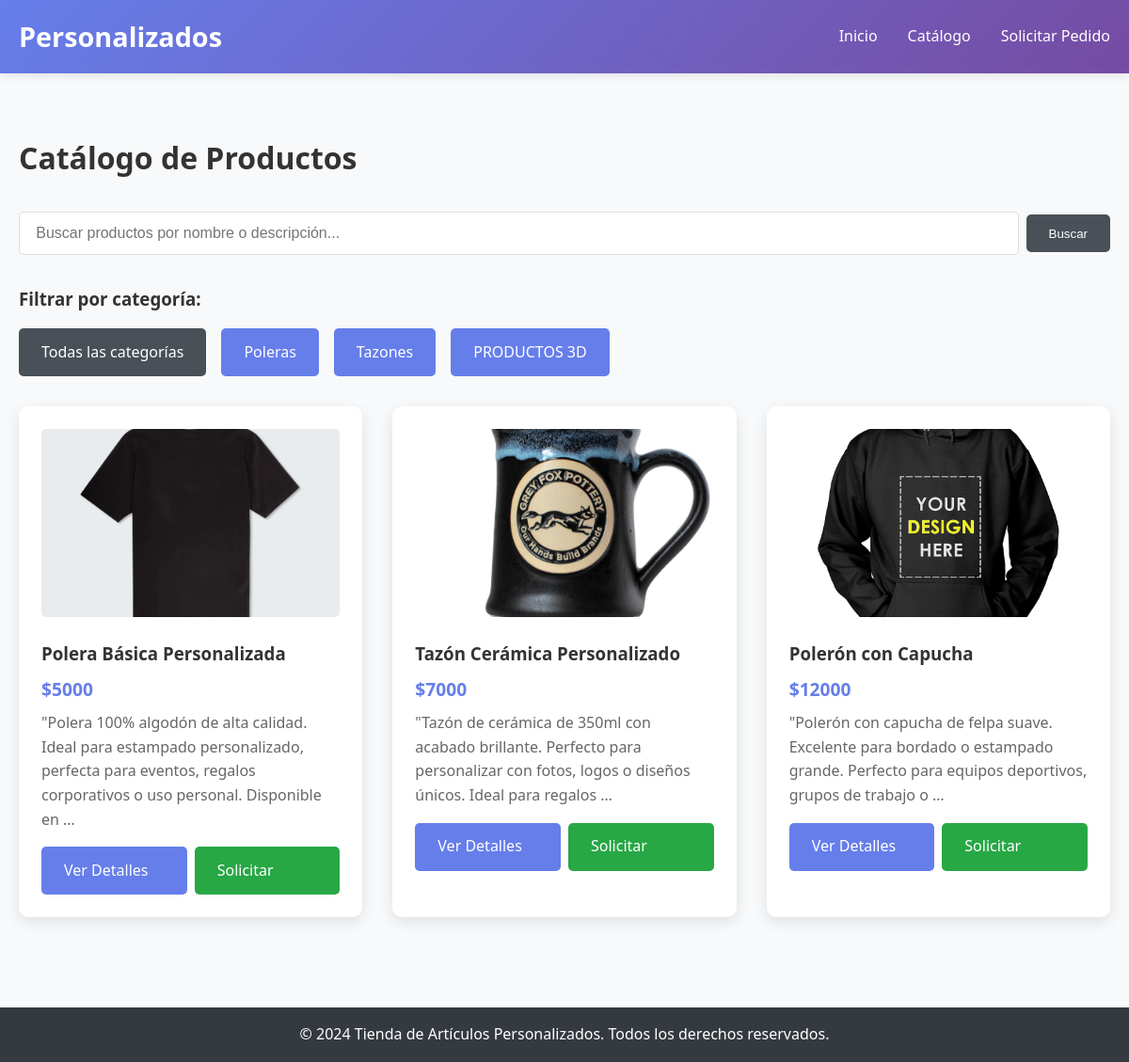
Screenshot of /catalogo/ with the database file from the repository.
### tienda/models.py (models this page shows, shortened)
class Categoria(models.Model):
    nombre = models.CharField(max_length=100)
    descripcion = models.TextField(blank=True)
    class Meta:
        verbose_name = "Categoría"
        verbose_name_plural = "Categorías"

class Producto(models.Model):
    nombre = models.CharField(max_length=200)
    descripcion = models.TextField()
    categoria = models.ForeignKey(Categoria, on_delete=models.CASCADE)
    precio_base = models.DecimalField(max_digits=10, decimal_places=2)
    activo = models.BooleanField(default=True)
    imagen_1 = models.ImageField(upload_to='productos/', blank=True, null=True)
    imagen_2 = models.ImageField(upload_to='productos/', blank=True, null=True)
    imagen_3 = models.ImageField(upload_to='productos/', blank=True, null=True)
    class Meta:
        verbose_name = "Producto"
        verbose_name_plural = "Productos"

### tienda/views.py (the view)
# urls.py: path('catalogo/', views.catalogo, name='catalogo'),
def catalogo(request):
    productos = Producto.objects.filter(activo=True)
    categoria_id = request.GET.get('categoria')
    busqueda = request.GET.get('q')
    if categoria_id:
        productos = productos.filter(categoria_id=categoria_id)
    if busqueda:
        productos = productos.filter(
            Q(nombre__icontains=busqueda) |
            Q(descripcion__icontains=busqueda)
        )
    categorias = Categoria.objects.all()
    return render(request, 'tienda/catalogo.html', {
        'productos': productos,
        'categorias': categorias,
        'categoria_actual': categoria_id,
        'busqueda': busqueda
    })

### templates/tienda/catalogo.html (shortened to what this page needs)
{% extends 'tienda/base.html' %}
{% block content %}
<h1 style="margin-bottom: 2rem;">Catálogo de Productos</h1>
<form method="get" style="margin-bottom: 2rem; display: flex; gap: 0.5rem; align-items: center;">
    <input type="text"
           name="q"
           placeholder=" Buscar productos por nombre o descripción..."
           value="{{ busqueda|default:'' }}"
           style="flex: 1; padding: 0.8rem; border: 1px solid #ddd; border-radius: 5px; font-size: 1rem;">
    <button type="submit"
            class="btn"
            style="padding: 0.8rem 1.5rem; background: #495057; border: none;">
        Buscar
    </button>
</form>
<div style="margin-bottom: 2rem;">
    <h3>Filtrar por categoría:</h3>
    <div style="display: flex; gap: 1rem; flex-wrap: wrap; margin-top: 1rem;">
        <a href="{% url 'tienda:catalogo' %}{% if busqueda %}?q={{ busqueda }}{% endif %}"
           class="btn"
           style="background: {% if not categoria_actual %}#495057{% else %}#667eea{% endif %};">
            Todas las categorías
        </a>
        {% for categoria in categorias %}
        <a href="{% url 'tienda:catalogo' %}?categoria={{ categoria.id }}{% if busqueda %}&q={{ busqueda }}{% endif %}"
           class="btn"
           style="background: {% if categoria_actual == categoria.id|stringformat:'i' %}#495057{% else %}#667eea{% endif %};">
            {{ categoria.nombre }}
        </a>
        {% endfor %}
    </div>
</div>
<div class="grid grid-3">
    {% for producto in productos %}
    <div class="card">
        {% if producto.imagen_1 %}
        <img src="{{ producto.imagen_1.url }}" alt="{{ producto.nombre }}"
             style="width: 100%; height: 200px; object-fit: cover; border-radius: 5px; margin-bottom: 1rem;">
        {% endif %}
        <h3>{{ producto.nombre }}</h3>
        <p style="color: #667eea; font-weight: bold; font-size: 1.2rem; margin: 0.5rem 0;">
            ${{ producto.precio_base|floatformat:"0" }}
        </p>
        <p style="color: #666; margin-bottom: 1rem;">
            {{ producto.descripcion|truncatewords:20 }}
        </p>
        <div style="display: flex; gap: 0.5rem;">
            <a href="{% url 'tienda:detalle_producto' producto.id %}" class="btn" style="flex: 1;">
                Ver Detalles
            </a>
            <a href="{% url 'tienda:solicitar_pedido' %}?producto={{ producto.id }}"
               class="btn" style="flex: 1; background: #28a745;">
                Solicitar
            </a>
        </div>
    </div>
    {% endfor %}
</div>
{% endblock %}

### templates/tienda/base.html (style rules this page uses)
* { margin: 0; padding: 0; box-sizing: border-box; }
body { font-family: 'Segoe UI', Tahoma, Geneva, Verdana, sans-serif; line-height: 1.6; color: #333; background-color: #f8f9fa; }
.btn { display: inline-block; padding: 0.8rem 1.5rem; background: #667eea; color: white; text-decoration: none; border-radius: 5px; border: none; cursor: pointer; transition: background 0.3s; }
.grid { display: grid; gap: 2rem; }
.grid-3 { grid-template-columns: repeat(auto-fit, minmax(300px, 1fr)); }
.card { background: white; border-radius: 10px; padding: 1.5rem; box-shadow: 0 5px 15px rgba(0,0,0,0.1); transition: transform 0.3s; }

### rows the page displays
Categoria: nombre "Poleras"
Categoria: nombre "Tazones"
Categoria: nombre "PRODUCTOS 3D"
Producto: imagen_1 (picture), nombre "Polera Básica Personalizada", precio_base "5000", descripcion "\"Polera 100% algodón de alta calidad. Ideal para estampado personalizado, perfecta para eventos, regalos corporativos o uso personal. Disponible en …"
Producto: imagen_1 (picture), nombre "Tazón Cerámica Personalizado", precio_base "7000", descripcion "\"Tazón de cerámica de 350ml con acabado brillante. Perfecto para personalizar con fotos, logos o diseños únicos. Ideal para regalos …"
Producto: imagen_1 (picture), nombre "Polerón con Capucha", precio_base "12000", descripcion "\"Polerón con capucha de felpa suave. Excelente para bordado o estampado grande. Perfecto para equipos deportivos, grupos de trabajo o …"
